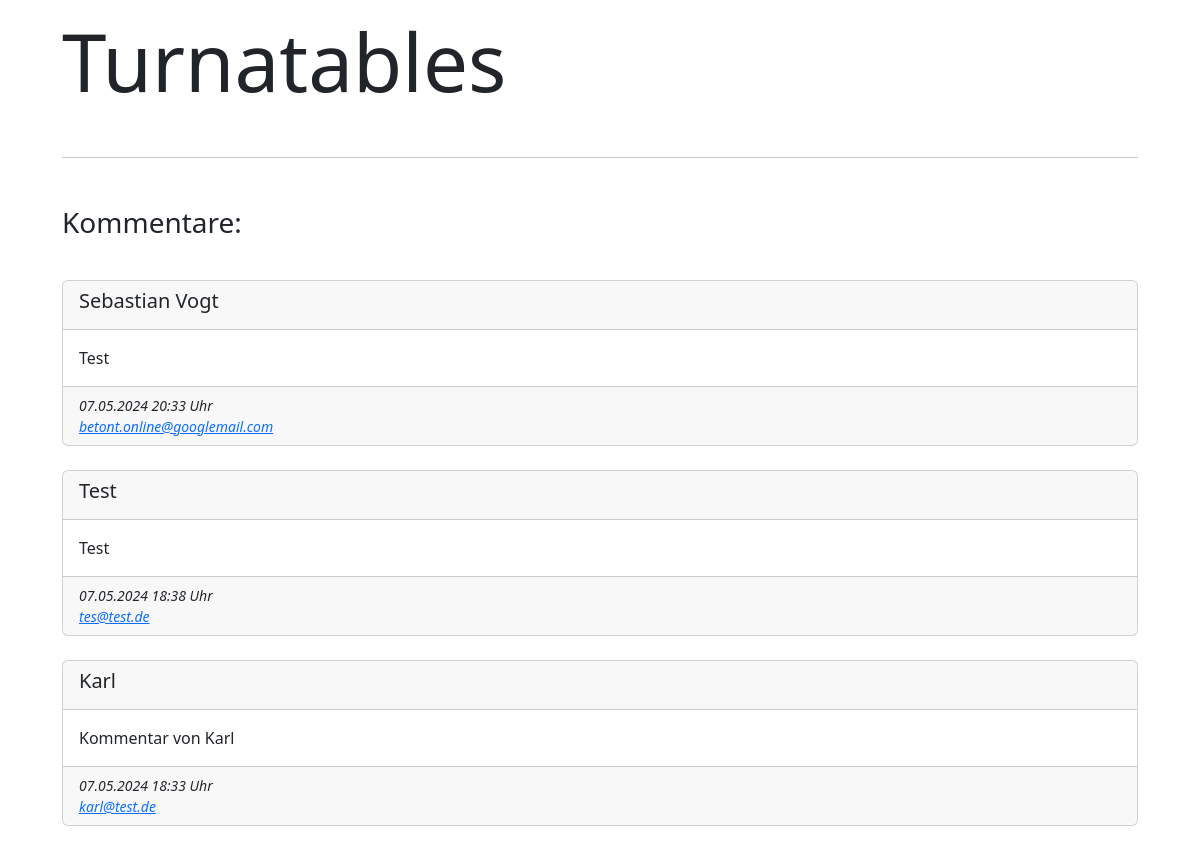
Page /blog/post/turnatables (middle part) on the earlier database version.
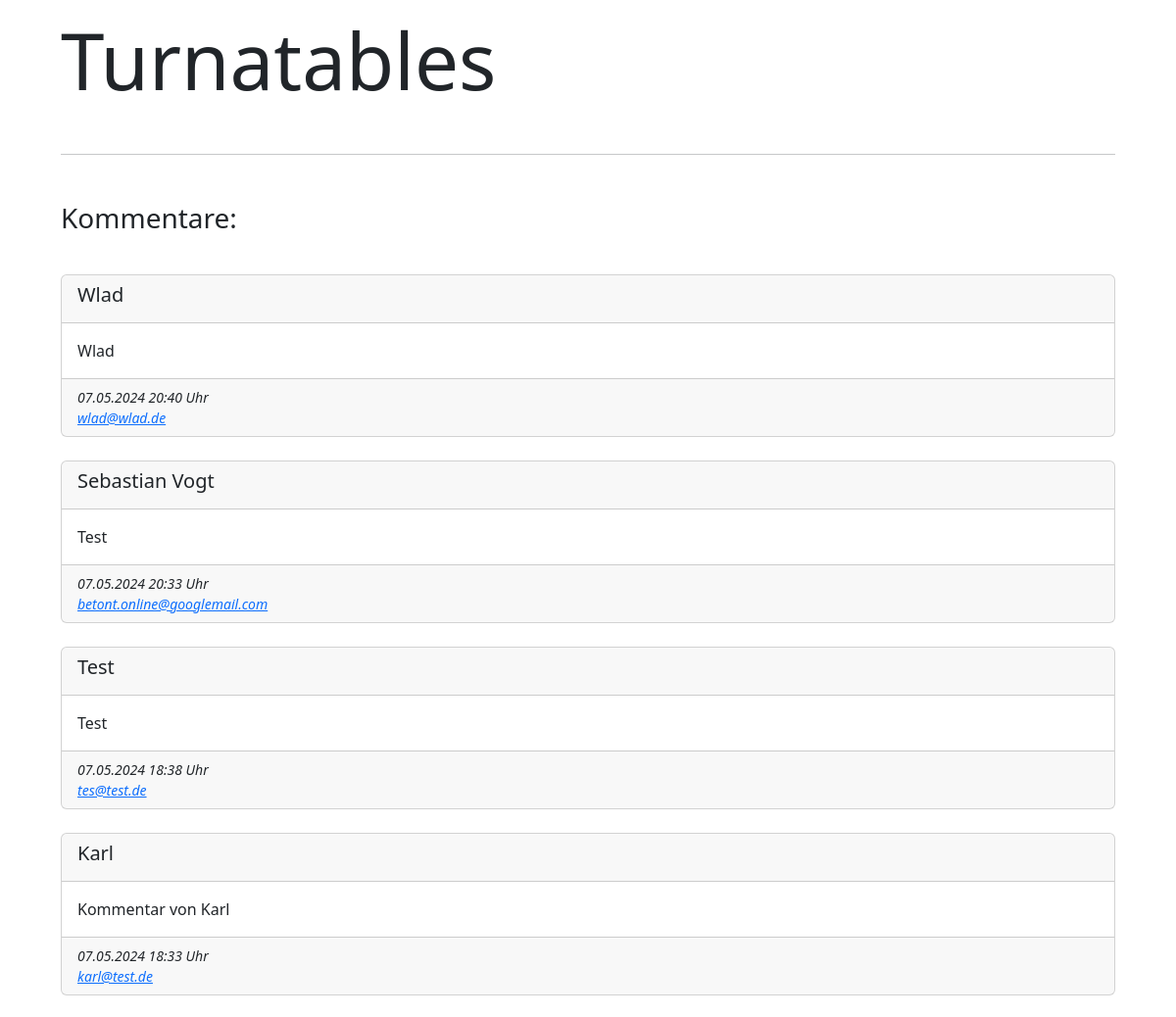
Same page on the later database version.
### blog/models.py (models this page shows, shortened)
class Comment(models.Model):
    post = models.ForeignKey(Post, blank=True, null=True, on_delete=models.SET_NULL)
    name = models.CharField(max_length=100)
    email = models.EmailField()
    comment = models.TextField()
    published = models.BooleanField(default=False)
    created_at = models.DateTimeField(auto_now_add=True)

### blog/views.py (the view)
# urls.py: path("post/<slug:slug>", views.post_single_slug, name="blog-post-slug"),
def post_single_slug(request, slug):
    post = get_object_or_404(models.Post, slug=slug, published=True)
    comments = post.comment_set.filter(published=True).order_by("-created_at")
    if request.method == "POST":
        form = forms.CommentForm(request.POST)
        if form.is_valid():
            print(form.cleaned_data)
            comment = models.Comment(
                name=form.cleaned_data["name"],
                email = form.cleaned_data["email"],
                post = post,
                comment = form.cleaned_data["comment"]
            )
            comment.save()
            url = reverse("blog-comment-successfull-sended-slug", args=[post.slug])
            return HttpResponseRedirect(url)
    else:
        form = forms.CommentForm()
    return render(request, "blog/post_single.html", {
        "post": post,
        "comments": comments,
        "form": form
    })

### author/models.py (called while the page is built)
    def get_fullname(self):
        return f"{self.firstname} {self.lastname}"

### blog/models.py (called while the page is built)
    def __str__(self):
        return self.name

### utils/context_processors.py (called while the page is built)
def menus_context(request):
    menu_main = Menu.objects.get(name="Main")
    menu_meta = Menu.objects.get(name="Meta")
    pages_main = menu_main.pages.filter(published=True).order_by("index")
    pages_meta = menu_meta.pages.filter(published=True).order_by("index")
    categories = Category.objects.all()
    authors = Author.objects.all()
    latest_posts = Post.objects.filter(published=True).order_by("-created_at")[:3]
    return {
        "pages_main": pages_main,
        "pages_meta": pages_meta,
        "categories": categories,
        "authors": authors,
        "latest_posts": latest_posts
    }

### blog/templates/blog/post_single.html (shortened to what this page needs)
{% extends "base.html" %}
{% block content %}
    <div class="section-padding">
        <div class="container">
            <div class="post-content">
                <div class="post">
                    <h1 class="display-1">{{ post.title }}</h1>
                </div>
                {% if post.allow_comments %}
                    {% if comments %}
                    <hr>
                    <div class="comments my-5 vstack gap-4">
                        <h3 class="mb-3">Kommentare:</h3>
                        {% for comment in comments %}
                            {% include "blog/partials/_comment_item.html" %}
                        {% endfor %}
                    </div>
                    {% endif %}
                {% endif %}
            </div>
        </div>
    </div>
{% endblock %}

### blog/templates/blog/partials/_comment_item.html
<div class="card">
    <div class="card-header">
        <div>
            <h5>{{ comment.name }}</h5>
        </div>
    </div>
    <div class="card-body">
            {{ comment.comment }}
    </div>
    <div class="card-footer">
        <small>
            <i>
                <div>
                    <time>
                        {{ comment.created_at|date:"d.m.Y  H:i" }} Uhr
                    </time>
                </div>
                <div>
                    <a href="mailto:{{ comment.email }}">{{ comment.email }}</a>
                </div>
            </i>
        </small>
    </div>
</div>

Differences in the rows shown:
added Comment: name "Wlad", comment "Wlad", created_at "07.05.2024 20:40", email "wlad@wlad.de"
